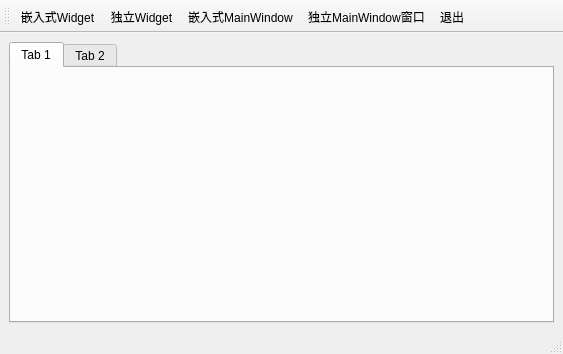
<?xml version="1.0" encoding="UTF-8"?>
<ui version="4.0">
 <class>MainWindow</class>
 <widget class="QMainWindow" name="MainWindow">
  <property name="geometry">
   <rect>
    <x>0</x>
    <y>0</y>
    <width>563</width>
    <height>354</height>
   </rect>
  </property>
  <property name="mouseTracking">
   <bool>true</bool>
  </property>
  <property name="windowTitle">
   <string>MainWindow</string>
  </property>
  <widget class="QWidget" name="centralwidget">
   <property name="mouseTracking">
    <bool>true</bool>
   </property>
   <layout class="QGridLayout" name="gridLayout">
    <item row="0" column="0">
     <widget class="QTabWidget" name="tabWidget">
      <widget class="QWidget" name="tab">
       <attribute name="title">
        <string>Tab 1</string>
       </attribute>
      </widget>
      <widget class="QWidget" name="tab_2">
       <attribute name="title">
        <string>Tab 2</string>
       </attribute>
      </widget>
     </widget>
    </item>
   </layout>
  </widget>
  <widget class="QMenuBar" name="menubar">
   <property name="geometry">
    <rect>
     <x>0</x>
     <y>0</y>
     <width>563</width>
     <height>17</height>
    </rect>
   </property>
  </widget>
  <widget class="QStatusBar" name="statusbar"/>
  <widget class="QToolBar" name="toolBar">
   <property name="windowTitle">
    <string>toolBar</string>
   </property>
   <property name="toolButtonStyle">
    <enum>Qt::ToolButtonTextUnderIcon</enum>
   </property>
   <attribute name="toolBarArea">
    <enum>TopToolBarArea</enum>
   </attribute>
   <attribute name="toolBarBreak">
    <bool>false</bool>
   </attribute>
   <addaction name="actWidgetInsite"/>
   <addaction name="actWidget"/>
   <addaction name="actWindowInsite"/>
   <addaction name="actWindow"/>
   <addaction name="actExit"/>
  </widget>
  <action name="actWidgetInsite">
   <property name="icon">
    <iconset resource="res.qrc">
     <normaloff>:/images/mainwindow/1.png</normaloff>:/images/mainwindow/1.png</iconset>
   </property>
   <property name="text">
    <string>嵌入式Widget</string>
   </property>
   <property name="menuRole">
    <enum>QAction::NoRole</enum>
   </property>
  </action>
  <action name="actWidget">
   <property name="icon">
    <iconset resource="res.qrc">
     <normaloff>:/images/mainwindow/2.png</normaloff>:/images/mainwindow/2.png</iconset>
   </property>
   <property name="text">
    <string>独立Widget</string>
   </property>
   <property name="menuRole">
    <enum>QAction::NoRole</enum>
   </property>
  </action>
  <action name="actWindowInsite">
   <property name="icon">
    <iconset resource="res.qrc">
     <normaloff>:/images/mainwindow/3.png</normaloff>:/images/mainwindow/3.png</iconset>
   </property>
   <property name="text">
    <string>嵌入式MainWindow</string>
   </property>
   <property name="menuRole">
    <enum>QAction::NoRole</enum>
   </property>
  </action>
  <action name="actWindow">
   <property name="icon">
    <iconset resource="res.qrc">
     <normaloff>:/images/mainwindow/4.png</normaloff>:/images/mainwindow/4.png</iconset>
   </property>
   <property name="text">
    <string>独立MainWindow窗口</string>
   </property>
   <property name="menuRole">
    <enum>QAction::NoRole</enum>
   </property>
  </action>
  <action name="actExit">
   <property name="icon">
    <iconset resource="res.qrc">
     <normaloff>:/images/mainwindow/exit.png</normaloff>:/images/mainwindow/exit.png</iconset>
   </property>
   <property name="text">
    <string>退出</string>
   </property>
   <property name="menuRole">
    <enum>QAction::NoRole</enum>
   </property>
  </action>
 </widget>
 <resources>
  <include location="res.qrc"/>
 </resources>
 <connections>
  <connection>
   <sender>actExit</sender>
   <signal>triggered()</signal>
   <receiver>MainWindow</receiver>
   <slot>close()</slot>
   <hints>
    <hint type="sourcelabel">
     <x>-1</x>
     <y>-1</y>
    </hint>
    <hint type="destinationlabel">
     <x>281</x>
     <y>176</y>
    </hint>
   </hints>
  </connection>
 </connections>
</ui>
